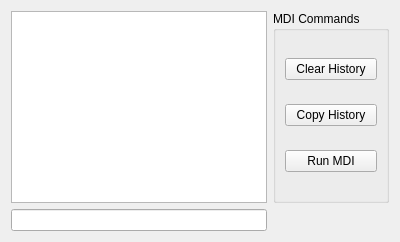
      <widget class="QWidget" name="tab_6">
       <attribute name="title">
        <string>MDI</string>
       </attribute>
       <layout class="QGridLayout" name="gridLayout_9">
        <item row="0" column="0">
         <widget class="QListWidget" name="mdi_history_lw"/>
        </item>
        <item row="1" column="0">
         <widget class="QLineEdit" name="mdi_command_le">
          <property name="mode" stdset="0">
           <string>touch</string>
          </property>
         </widget>
        </item>
        <item row="0" column="1">
         <widget class="QGroupBox" name="groupBox_4">
          <property name="title">
           <string>MDI Commands</string>
          </property>
          <layout class="QGridLayout" name="gridLayout_12">
           <item row="2" column="0">
            <widget class="QPushButton" name="run_mdi_pb">
             <property name="text">
              <string>Run MDI</string>
             </property>
            </widget>
           </item>
           <item row="1" column="0">
            <widget class="QPushButton" name="copy_mdi_history_pb">
             <property name="text">
              <string>Copy History</string>
             </property>
            </widget>
           </item>
           <item row="0" column="0">
            <widget class="QPushButton" name="clear_mdi_history_pb">
             <property name="text">
              <string>Clear History</string>
             </property>
            </widget>
           </item>
          </layout>
         </widget>
        </item>
       </layout>
      </widget>
